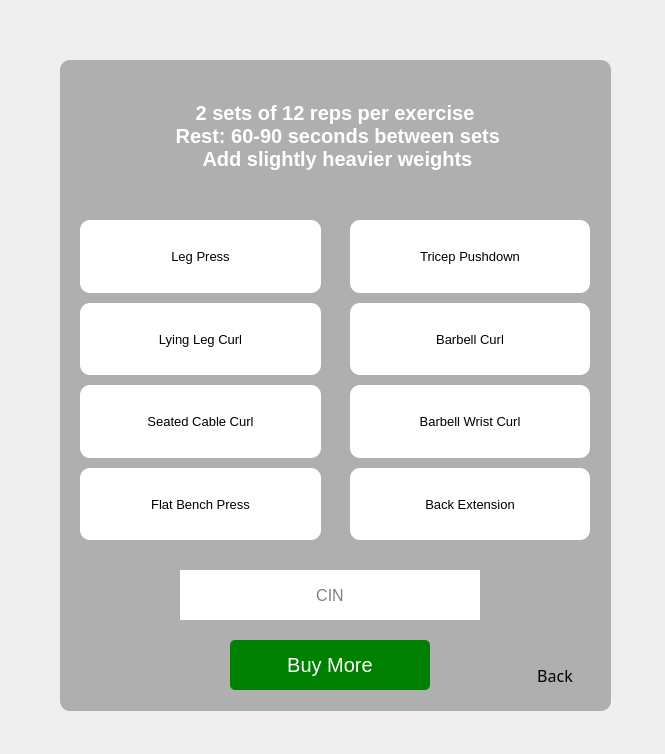
<?xml version="1.0" encoding="UTF-8"?>
<ui version="4.0">
 <class>MainWindow</class>
 <widget class="QMainWindow" name="MainWindow">
  <property name="geometry">
   <rect>
    <x>0</x>
    <y>0</y>
    <width>665</width>
    <height>754</height>
   </rect>
  </property>
  <property name="windowTitle">
   <string>MainWindow</string>
  </property>
  <property name="styleSheet">
   <string notr="true">QMainWindow{
border-image: url(:/background/img/Maximize Your Workout with This Beginner Circuit-Training Program.jpg);
}</string>
  </property>
  <widget class="QWidget" name="centralwidget">
   <widget class="QWidget" name="widget" native="true">
    <property name="geometry">
     <rect>
      <x>60</x>
      <y>60</y>
      <width>551</width>
      <height>651</height>
     </rect>
    </property>
    <property name="styleSheet">
     <string notr="true">QWidget{
background-color: rgb(175, 175, 175);
border-radius: 10px;

}</string>
    </property>
    <widget class="QWidget" name="layoutWidget">
     <property name="geometry">
      <rect>
       <x>20</x>
       <y>160</y>
       <width>241</width>
       <height>320</height>
      </rect>
     </property>
     <layout class="QVBoxLayout" name="verticalLayout_2">
      <property name="spacing">
       <number>10</number>
      </property>
      <item>
       <widget class="QLabel" name="label">
        <property name="font">
         <font>
          <pointsize>10</pointsize>
          <weight>50</weight>
          <bold>false</bold>
         </font>
        </property>
        <property name="styleSheet">
         <string notr="true">background-color: rgb(255, 255, 255);</string>
        </property>
        <property name="text">
         <string>Leg Press</string>
        </property>
        <property name="alignment">
         <set>Qt::AlignCenter</set>
        </property>
       </widget>
      </item>
      <item>
       <widget class="QLabel" name="label_2">
        <property name="font">
         <font>
          <pointsize>10</pointsize>
          <weight>50</weight>
          <bold>false</bold>
         </font>
        </property>
        <property name="styleSheet">
         <string notr="true">background-color: rgb(255, 255, 255);</string>
        </property>
        <property name="text">
         <string>Lying Leg Curl</string>
        </property>
        <property name="alignment">
         <set>Qt::AlignCenter</set>
        </property>
       </widget>
      </item>
      <item>
       <widget class="QLabel" name="label_5">
        <property name="font">
         <font>
          <pointsize>10</pointsize>
          <weight>50</weight>
          <bold>false</bold>
         </font>
        </property>
        <property name="styleSheet">
         <string notr="true">background-color: rgb(255, 255, 255);</string>
        </property>
        <property name="text">
         <string>Seated Cable Curl</string>
        </property>
        <property name="alignment">
         <set>Qt::AlignCenter</set>
        </property>
       </widget>
      </item>
      <item>
       <widget class="QLabel" name="label_6">
        <property name="font">
         <font>
          <pointsize>10</pointsize>
          <weight>50</weight>
          <bold>false</bold>
         </font>
        </property>
        <property name="styleSheet">
         <string notr="true">background-color: rgb(255, 255, 255);</string>
        </property>
        <property name="text">
         <string>Flat Bench Press</string>
        </property>
        <property name="alignment">
         <set>Qt::AlignCenter</set>
        </property>
       </widget>
      </item>
     </layout>
    </widget>
    <widget class="QWidget" name="layoutWidget_2">
     <property name="geometry">
      <rect>
       <x>290</x>
       <y>160</y>
       <width>240</width>
       <height>320</height>
      </rect>
     </property>
     <layout class="QVBoxLayout" name="verticalLayout">
      <property name="spacing">
       <number>10</number>
      </property>
      <item>
       <widget class="QLabel" name="label_7">
        <property name="font">
         <font>
          <pointsize>10</pointsize>
          <weight>50</weight>
          <bold>false</bold>
         </font>
        </property>
        <property name="styleSheet">
         <string notr="true">background-color: rgb(255, 255, 255);</string>
        </property>
        <property name="text">
         <string>Tricep Pushdown</string>
        </property>
        <property name="alignment">
         <set>Qt::AlignCenter</set>
        </property>
       </widget>
      </item>
      <item>
       <widget class="QLabel" name="label_8">
        <property name="font">
         <font>
          <pointsize>10</pointsize>
          <weight>50</weight>
          <bold>false</bold>
         </font>
        </property>
        <property name="styleSheet">
         <string notr="true">background-color: rgb(255, 255, 255);</string>
        </property>
        <property name="text">
         <string>Barbell Curl</string>
        </property>
        <property name="alignment">
         <set>Qt::AlignCenter</set>
        </property>
       </widget>
      </item>
      <item>
       <widget class="QLabel" name="label_11">
        <property name="font">
         <font>
          <pointsize>10</pointsize>
          <weight>50</weight>
          <bold>false</bold>
         </font>
        </property>
        <property name="styleSheet">
         <string notr="true">background-color: rgb(255, 255, 255);</string>
        </property>
        <property name="text">
         <string>Barbell Wrist Curl</string>
        </property>
        <property name="alignment">
         <set>Qt::AlignCenter</set>
        </property>
       </widget>
      </item>
      <item>
       <widget class="QLabel" name="label_9">
        <property name="font">
         <font>
          <pointsize>10</pointsize>
          <weight>50</weight>
          <bold>false</bold>
         </font>
        </property>
        <property name="styleSheet">
         <string notr="true">background-color: rgb(255, 255, 255);</string>
        </property>
        <property name="text">
         <string>Back Extension</string>
        </property>
        <property name="alignment">
         <set>Qt::AlignCenter</set>
        </property>
       </widget>
      </item>
     </layout>
    </widget>
    <widget class="QLabel" name="label_13">
     <property name="geometry">
      <rect>
       <x>0</x>
       <y>20</y>
       <width>550</width>
       <height>111</height>
      </rect>
     </property>
     <property name="font">
      <font>
       <pointsize>15</pointsize>
       <weight>75</weight>
       <bold>true</bold>
      </font>
     </property>
     <property name="styleSheet">
      <string notr="true">color: rgb(255, 255, 255);</string>
     </property>
     <property name="text">
      <string>2 sets of 12 reps per exercise
 Rest: 60-90 seconds between sets
 Add slightly heavier weights</string>
     </property>
     <property name="alignment">
      <set>Qt::AlignCenter</set>
     </property>
     <property name="wordWrap">
      <bool>true</bool>
     </property>
    </widget>
    <widget class="QPushButton" name="confirm">
     <property name="geometry">
      <rect>
       <x>170</x>
       <y>580</y>
       <width>200</width>
       <height>50</height>
      </rect>
     </property>
     <property name="font">
      <font>
       <pointsize>15</pointsize>
      </font>
     </property>
     <property name="styleSheet">
      <string notr="true">QPushButton{
color: white;
background-color:green;
border-radius:5px;
padding:10px;
}
QPushButton:hover{
background-color:rgb(0, 170, 0);
}</string>
     </property>
     <property name="text">
      <string>Buy More</string>
     </property>
    </widget>
    <widget class="QLineEdit" name="cin">
     <property name="geometry">
      <rect>
       <x>120</x>
       <y>510</y>
       <width>300</width>
       <height>50</height>
      </rect>
     </property>
     <property name="minimumSize">
      <size>
       <width>300</width>
       <height>40</height>
      </size>
     </property>
     <property name="font">
      <font>
       <pointsize>12</pointsize>
      </font>
     </property>
     <property name="styleSheet">
      <string notr="true">QLineEdit{
padding:10px;
background-color: rgb(255, 255, 255);
border-radius:0px;
}
QLineEdit:focus{
border-bottom:2px solid blue;
}
</string>
     </property>
     <property name="alignment">
      <set>Qt::AlignCenter</set>
     </property>
     <property name="placeholderText">
      <string>CIN</string>
     </property>
    </widget>
    <widget class="QPushButton" name="back">
     <property name="geometry">
      <rect>
       <x>430</x>
       <y>590</y>
       <width>130</width>
       <height>51</height>
      </rect>
     </property>
     <property name="font">
      <font>
       <family>8514oem</family>
       <pointsize>12</pointsize>
      </font>
     </property>
     <property name="text">
      <string>Back</string>
     </property>
    </widget>
   </widget>
  </widget>
 </widget>
 <resources>
  <include location="ressource.qrc"/>
 </resources>
 <connections/>
</ui>
